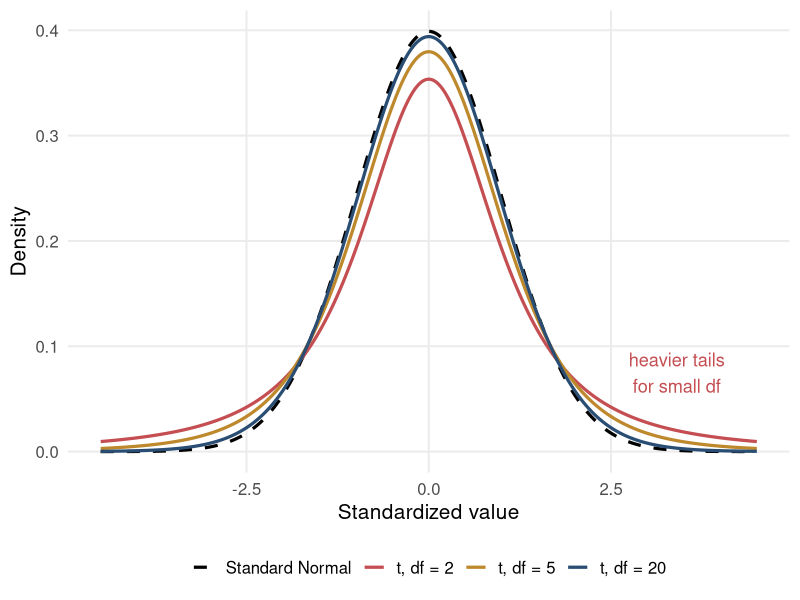
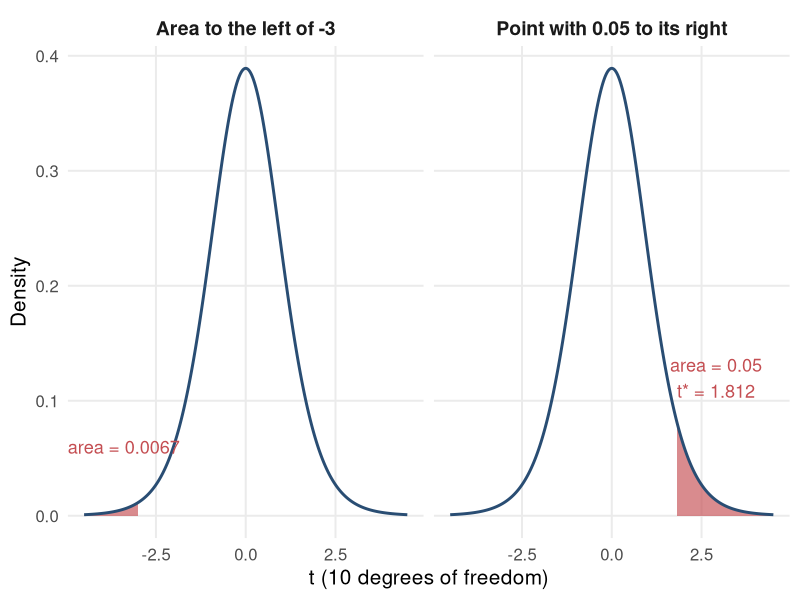
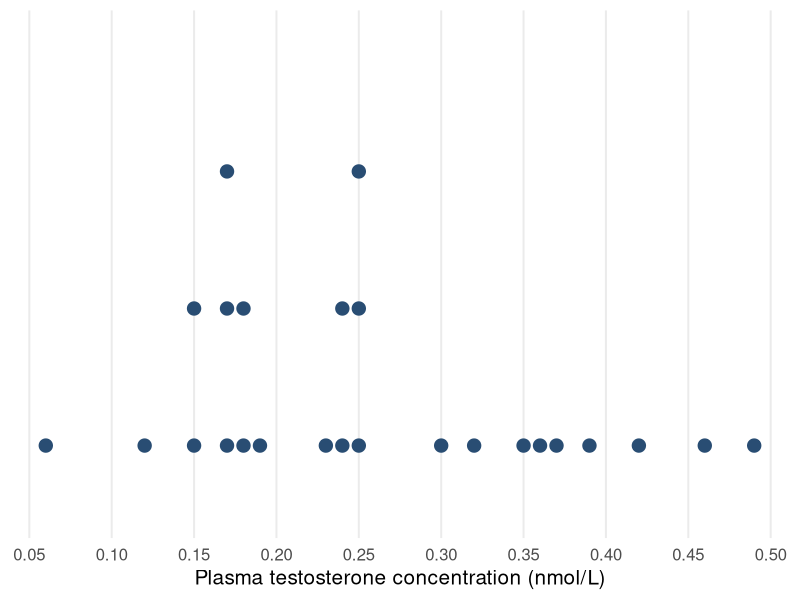
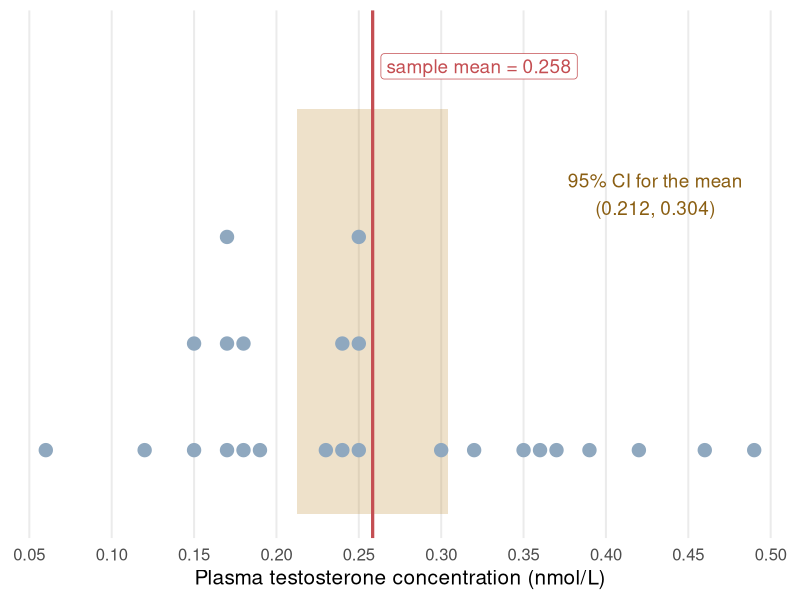
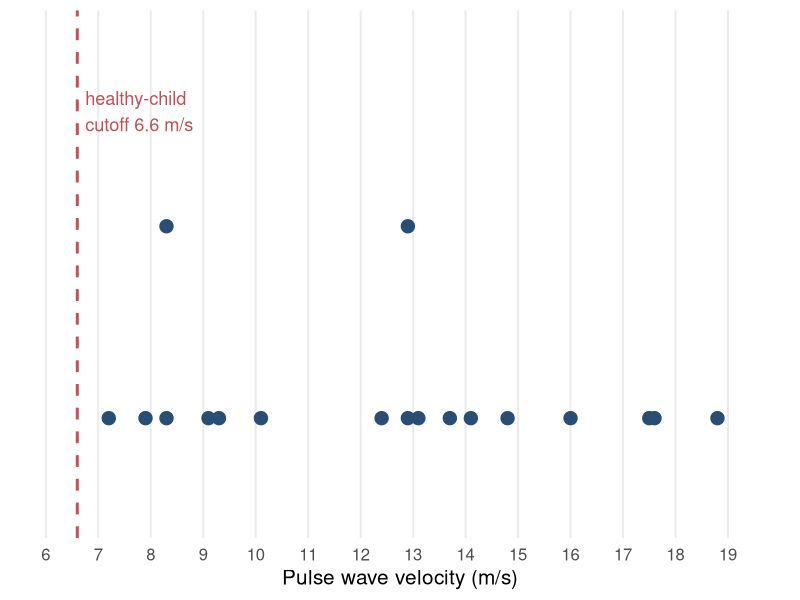
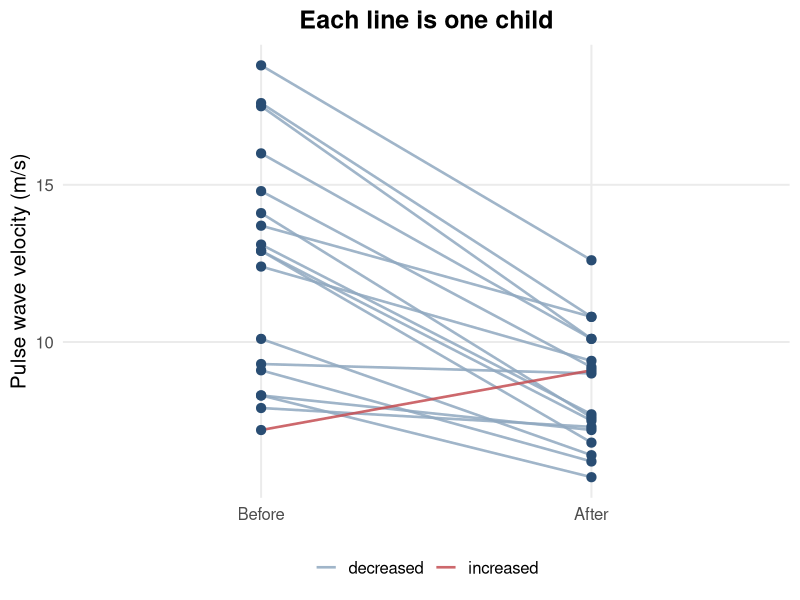
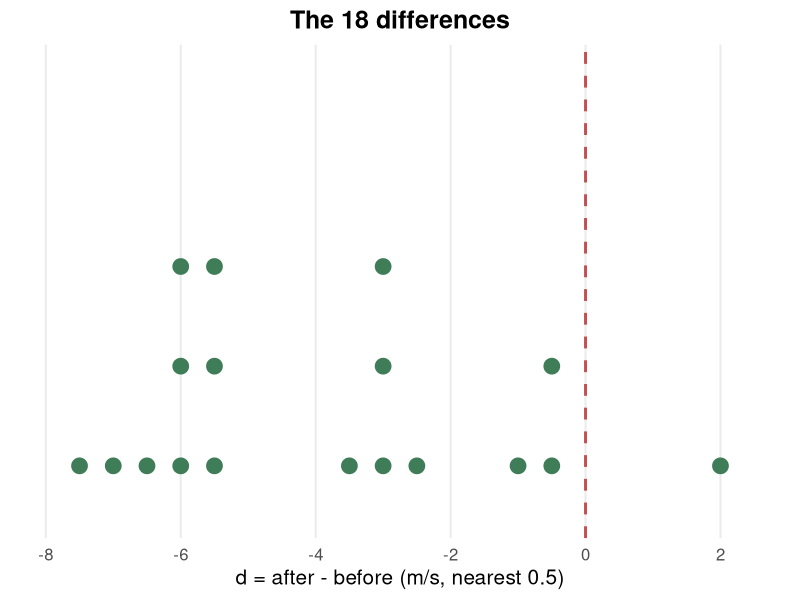
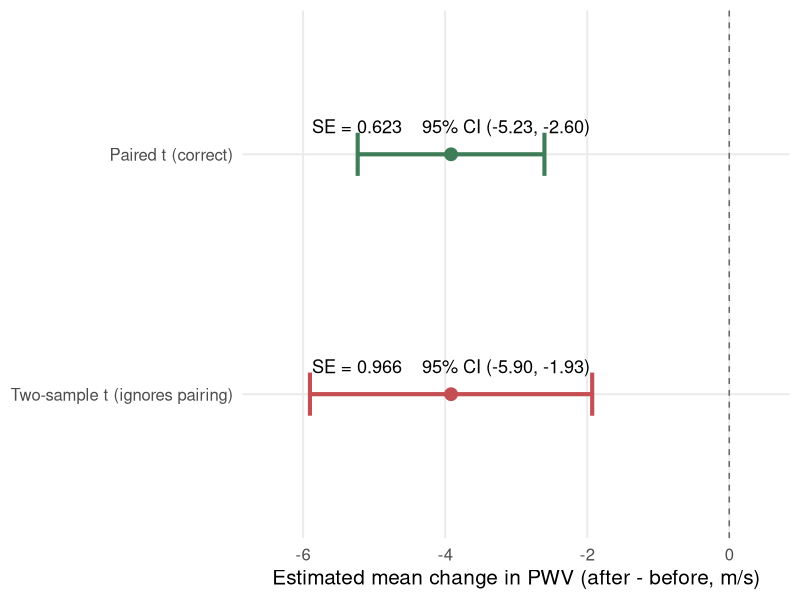

Write R code to recreate these figures, in order. (Note: this script raises an error after producing the figures.)
## ---- chunk 1
knitr::opts_chunk$set(
  echo = TRUE,
  warning = FALSE,
  message = FALSE,
  error = FALSE,
  fig.align = "center",
  out.width = "92%"
)

if (!requireNamespace("ggplot2", quietly = TRUE)) {
  stop("The ggplot2 package must be installed before this chapter is knitted.")
}

suppressPackageStartupMessages({
  library(ggplot2)
})

# -------------------------------------------------------------
# All figures are created here with ggsave() and saved as
# slide_ch17_*.png. The same files are used by Chapter17_Slides.tex,
# so knit this document before compiling the slides.
# -------------------------------------------------------------

course_blue  <- "#294D73"
course_red   <- "#C44E52"
course_green <- "#3F7D58"
course_gold  <- "#BE892D"
course_grey  <- "#8FA8BF"

slide_theme <- theme_minimal(base_size = 15) +
  theme(
    plot.title = element_text(face = "bold", hjust = 0.5),
    plot.subtitle = element_text(hjust = 0.5, colour = "#444444"),
    panel.grid.minor = element_blank(),
    plot.background = element_rect(fill = "white", colour = NA),
    legend.position = "bottom"
  )

save_plot <- function(name, plot, width = 10, height = 5) {
  ggsave(name, plot, width = width, height = height, dpi = 300, bg = "white")
}

# Stacked dot plot positions: tied values stack upward
stack_y <- function(x) ave(seq_along(x), x, FUN = seq_along)

# ---- Data ---------------------------------------------------
testosterone <- c(0.30, 0.24, 0.19, 0.17, 0.18, 0.23, 0.24, 0.06, 0.15,
                  0.17, 0.18, 0.17, 0.15, 0.12, 0.25, 0.25, 0.25, 0.32,
                  0.35, 0.37, 0.39, 0.46, 0.49, 0.42, 0.36)
pwv <- c(18.8, 17.6, 17.5, 16.0, 14.8, 14.1, 13.7, 13.1, 12.9,
         12.9, 12.4, 10.1, 9.3, 9.1, 8.3, 8.3, 7.9, 7.2)
before <- c(18.8, 17.6, 17.5, 16.0, 14.8, 14.1, 13.7, 13.1, 12.9,
            12.9, 12.4, 10.1, 9.3, 9.1, 8.3, 7.9, 8.3, 7.2)
after  <- c(12.6, 10.8, 10.1, 10.1, 9.2, 7.6, 10.8, 7.7, 6.8,
            7.5, 9.4, 6.4, 9.0, 6.2, 7.2, 7.3, 5.7, 9.1)
difference <- after - before

# ---- 1. t family vs Standard Normal -------------------------
grid <- seq(-4.5, 4.5, length.out = 1200)
dens <- rbind(
  data.frame(x = grid, y = dnorm(grid),       dist = "Standard Normal"),
  data.frame(x = grid, y = dt(grid, df = 2),  dist = "t, df = 2"),
  data.frame(x = grid, y = dt(grid, df = 5),  dist = "t, df = 5"),
  data.frame(x = grid, y = dt(grid, df = 20), dist = "t, df = 20")
)
dens$dist <- factor(dens$dist, levels = unique(dens$dist))
p1 <- ggplot(dens, aes(x, y, colour = dist, linetype = dist)) +
  geom_line(linewidth = 1.1) +
  scale_colour_manual(values = c("black", course_red, course_gold, course_blue)) +
  scale_linetype_manual(values = c("dashed", "solid", "solid", "solid")) +
  annotate("text", x = 3.4, y = 0.075, label = "heavier tails\nfor small df",
           colour = course_red, size = 4.6) +
  labs(x = "Standardized value", y = "Density", colour = NULL, linetype = NULL) +
  slide_theme
save_plot("slide_ch17_t_distributions.png", p1, height = 4.8)

# ---- 2. Example 17.1 areas under t(10) ----------------------
g <- seq(-4.5, 4.5, length.out = 900)
areas <- rbind(
  data.frame(x = g, y = dt(g, 10), panel = "Area to the left of -3",
             shade = g <= -3),
  data.frame(x = g, y = dt(g, 10), panel = "Point with 0.05 to its right",
             shade = g >= qt(0.95, 10))
)
areas$panel <- factor(areas$panel, levels = unique(areas$panel))
labs_df <- data.frame(
  panel = factor(levels(areas$panel), levels = levels(areas$panel)),
  x = c(-3.4, 2.9), y = c(0.06, 0.12),
  lab = c("area = 0.0067", "area = 0.05\nt* = 1.812")
)
p2 <- ggplot(areas, aes(x, y)) +
  geom_area(data = subset(areas, shade), fill = course_red, alpha = 0.65) +
  geom_line(linewidth = 1, colour = course_blue) +
  geom_text(data = labs_df, aes(label = lab), size = 4.6, colour = course_red) +
  facet_wrap(~ panel) +
  labs(x = "t (10 degrees of freedom)", y = "Density") +
  slide_theme +
  theme(strip.text = element_text(face = "bold", size = 14))
save_plot("slide_ch17_t_areas.png", p2, height = 4.2)

# ---- 3. Testosterone dot plot -------------------------------
dt_df <- data.frame(x = testosterone, y = stack_y(testosterone))
p3 <- ggplot(dt_df, aes(x, y)) +
  geom_point(size = 4.2, colour = course_blue) +
  scale_y_continuous(NULL, breaks = NULL, limits = c(0.5, 4)) +
  scale_x_continuous(breaks = seq(0.05, 0.50, 0.05)) +
  labs(x = "Plasma testosterone concentration (nmol/L)") +
  slide_theme
save_plot("slide_ch17_testosterone_dotplot.png", p3, height = 3.4)

# ---- 4. Testosterone 95% CI ---------------------------------
ci <- t.test(testosterone)$conf.int
p4 <- ggplot(dt_df, aes(x, y)) +
  annotate("rect", xmin = ci[1], xmax = ci[2], ymin = 0.4, ymax = 4.2,
           fill = course_gold, alpha = 0.25) +
  geom_point(size = 4.2, colour = course_grey) +
  geom_vline(xintercept = mean(testosterone), colour = course_red,
             linewidth = 1.1) +
  annotate("label", x = mean(testosterone) + 0.005, y = 4.6, hjust = 0,
           label = "sample mean = 0.258", colour = course_red, size = 4.8,
           fill = "white", linewidth = 0) +
  annotate("text", x = 0.43, y = 3.4,
           label = "95% CI for the mean\n(0.212, 0.304)",
           colour = "#8A5E12", size = 4.8) +
  scale_y_continuous(NULL, breaks = NULL, limits = c(0.4, 4.9)) +
  scale_x_continuous(breaks = seq(0.05, 0.50, 0.05)) +
  labs(x = "Plasma testosterone concentration (nmol/L)") +
  slide_theme
save_plot("slide_ch17_testosterone_ci.png", p4, height = 3.6)

# ---- 5. PWV dot plot with reference value -------------------
dp <- data.frame(x = pwv, y = stack_y(pwv))
p5 <- ggplot(dp, aes(x, y)) +
  geom_vline(xintercept = 6.6, linetype = "dashed", colour = course_red,
             linewidth = 1) +
  annotate("text", x = 6.75, y = 2.6, label = "healthy-child\ncutoff 6.6 m/s",
           hjust = 0, colour = course_red, size = 4.6) +
  geom_point(size = 4.2, colour = course_blue) +
  scale_y_continuous(NULL, breaks = NULL, limits = c(0.5, 3)) +
  scale_x_continuous(limits = c(6, 19.5), breaks = seq(6, 19, 1)) +
  labs(x = "Pulse wave velocity (m/s)") +
  slide_theme
save_plot("slide_ch17_pwv_dotplot.png", p5, height = 3.4)

# ---- 6. Paired measurements (one line per child) ------------
long <- data.frame(
  child = rep(seq_along(before), 2),
  time = factor(rep(c("Before", "After"), each = length(before)),
                levels = c("Before", "After")),
  pwv = c(before, after)
)
long$went_up <- rep(after > before, 2)
p6 <- ggplot(long, aes(time, pwv, group = child)) +
  geom_line(aes(colour = went_up), linewidth = 0.9, alpha = 0.85) +
  geom_point(size = 2.8, colour = course_blue) +
  scale_colour_manual(values = c(`FALSE` = course_grey, `TRUE` = course_red),
                      labels = c("decreased", "increased")) +
  labs(x = NULL, y = "Pulse wave velocity (m/s)", colour = NULL,
       title = "Each line is one child") +
  slide_theme
save_plot("slide_ch17_before_after.png", p6, width = 5.6, height = 5)

# ---- 7. Paired differences ----------------------------------
# bin to the nearest 0.5 m/s so nearby values stack instead of overlapping
d_bin <- round(difference * 2) / 2
dd <- data.frame(x = d_bin, y = stack_y(d_bin))
p7 <- ggplot(dd, aes(x, y)) +
  geom_vline(xintercept = 0, linetype = "dashed", colour = course_red,
             linewidth = 1) +
  geom_point(size = 5, colour = course_green) +
  scale_y_continuous(NULL, breaks = NULL, limits = c(0.5, 5)) +
  scale_x_continuous(limits = c(-8, 2.5), breaks = seq(-8, 2, 2)) +
  labs(x = "d = after - before (m/s, nearest 0.5)", title = "The 18 differences") +
  slide_theme
save_plot("slide_ch17_differences.png", p7, width = 5.6, height = 5)

# ---- 8. Paired vs (incorrect) independent analysis ----------
paired_ci <- t.test(after, before, paired = TRUE)$conf.int
welch_ci  <- t.test(after, before)$conf.int
cmp <- data.frame(
  method = factor(c("Paired t (correct)", "Two-sample t (ignores pairing)"),
                  levels = c("Two-sample t (ignores pairing)", "Paired t (correct)")),
  est = mean(difference),
  lo = c(paired_ci[1], welch_ci[1]),
  hi = c(paired_ci[2], welch_ci[2]),
  se = c(sd(difference) / sqrt(18), sqrt(var(after) / 18 + var(before) / 18))
)
cmp$lab <- sprintf("SE = %.3f    95%% CI (%.2f, %.2f)", cmp$se, cmp$lo, cmp$hi)
p8 <- ggplot(cmp, aes(y = method, x = est)) +
  geom_vline(xintercept = 0, linetype = "dashed", colour = "grey40") +
  geom_errorbar(aes(xmin = lo, xmax = hi, colour = method),
                orientation = "y", width = 0.18, linewidth = 1.4) +
  geom_point(size = 4, aes(colour = method)) +
  geom_text(aes(label = lab), vjust = -1.5, size = 4.6) +
  scale_colour_manual(values = c(course_red, course_green), guide = "none") +
  scale_x_continuous(limits = c(-6.5, 0.5)) +
  labs(x = "Estimated mean change in PWV (after - before, m/s)", y = NULL) +
  slide_theme
save_plot("slide_ch17_paired_vs_independent.png", p8, height = 3.6)

# ---- 9. Robustness: three illustrative shapes ---------------
set.seed(1210)
rob <- rbind(
  data.frame(value = c(3.4, 3.7, 3.9, 4.0, 4.1, 4.2, 4.3, 4.5, 4.6, 4.8, 11.7),
             sample = "n = 11: one outlier"),
  data.frame(value = c(5.2, 5.5, 5.7, 5.8, 5.9, 6.0, 6.1, 6.2, 6.4, 6.5,
                       6.7, 6.9, 7.2, 7.6, 8.1),
             sample = "n = 15: mild right skew"),
  data.frame(value = rgamma(120, shape = 2.2, scale = 1.2),
             sample = "n = 120: strong right skew")
)
rob$sample <- factor(rob$sample, levels = unique(rob$sample))
verdict <- data.frame(
  sample = factor(levels(rob$sample), levels = levels(rob$sample)),
  lab = c("t not reliable", "t reasonable", "t reasonable"),
  col = c("bad", "ok", "ok")
)
p9 <- ggplot(rob, aes(value)) +
  geom_histogram(bins = 14, fill = course_grey, colour = "white") +
  geom_label(data = verdict, aes(x = Inf, y = Inf, label = lab, fill = col),
             hjust = 1.05, vjust = 1.2, colour = "white", size = 4.6,
             fontface = "bold", linewidth = 0) +
  scale_fill_manual(values = c(bad = course_red, ok = course_green),
                    guide = "none") +
  facet_wrap(~ sample, scales = "free", nrow = 1) +
  labs(x = "Observed value", y = "Frequency") +
  slide_theme +
  theme(strip.text = element_text(face = "bold", size = 14))
save_plot("slide_ch17_robustness.png", p9, width = 11, height = 4.2)
## ---- chunk 2
knitr::include_graphics("slide_ch17_t_distributions.png")
## ---- chunk 3
knitr::include_graphics("slide_ch17_t_areas.png")
## ---- chunk 4
pt(q = -3, df = 10)
## ---- chunk 5
qt(p = 0.95, df = 10)
## ---- chunk 6
qt(0.975, df = c(4, 9, 19, 49, 199))
## ---- chunk 7
knitr::include_graphics("slide_ch17_testosterone_dotplot.png")
## ---- chunk 8
knitr::include_graphics("slide_ch17_testosterone_ci.png")
## ---- chunk 9
n_testosterone <- length(testosterone)
xbar_testosterone <- mean(testosterone)
s_testosterone <- sd(testosterone)
df_testosterone <- n_testosterone - 1

se_testosterone <- s_testosterone / sqrt(n_testosterone)
t_star_testosterone <- qt(p = 0.975, df = df_testosterone)
margin_testosterone <- t_star_testosterone * se_testosterone

c(
  mean = xbar_testosterone,
  standard_deviation = s_testosterone,
  standard_error = se_testosterone,
  critical_value = t_star_testosterone,
  margin_of_error = margin_testosterone,
  lower = xbar_testosterone - margin_testosterone,
  upper = xbar_testosterone + margin_testosterone
)
## ---- chunk 10
testosterone_result <- t.test(
  x = testosterone,
  conf.level = 0.95
)

testosterone_result$estimate
testosterone_result$conf.int
## ---- chunk 11
knitr::include_graphics("slide_ch17_pwv_dotplot.png")
## ---- chunk 12
pt(q = 6.816273, df = 17, lower.tail = FALSE)
## ---- chunk 13
mu_null_pwv <- 6.6
n_pwv <- length(pwv)
xbar_pwv <- mean(pwv)
s_pwv <- sd(pwv)
se_pwv <- s_pwv / sqrt(n_pwv)
df_pwv <- n_pwv - 1

t_pwv <- (xbar_pwv - mu_null_pwv) / se_pwv
p_pwv_upper <- pt(q = t_pwv, df = df_pwv, lower.tail = FALSE)

c(
  mean = xbar_pwv,
  standard_deviation = s_pwv,
  standard_error = se_pwv,
  t_statistic = t_pwv,
  degrees_of_freedom = df_pwv,
  p_value = p_pwv_upper
)
## ---- chunk 14
t.test(
  x = pwv,
  mu = 6.6,
  alternative = "greater"
)
## ---- chunk 15
t.test(
  x = pwv,
  conf.level = 0.95
)$conf.int
## ---- chunk 16
knitr::include_graphics(c("slide_ch17_before_after.png", "slide_ch17_differences.png"))
## ---- chunk 17
n_difference <- length(difference)
mean_difference <- mean(difference)
sd_difference <- sd(difference)
se_difference <- sd_difference / sqrt(n_difference)

t_difference <- mean_difference / se_difference
p_difference <- pt(q = t_difference, df = n_difference - 1)

c(
  mean_difference = mean_difference,
  standard_deviation = sd_difference,
  standard_error = se_difference,
  t_statistic = t_difference,
  p_value = p_difference
)
## ---- chunk 18
t.test(
  x = after,
  y = before,
  paired = TRUE,
  alternative = "less"
)
## ---- chunk 19
t.test(
  x = difference,
  mu = 0,
  alternative = "less"
)
## ---- chunk 20
t.test(
  x = after,
  y = before,
  paired = TRUE,
  conf.level = 0.95
)$conf.int
## ---- chunk 21
knitr::include_graphics("slide_ch17_paired_vs_independent.png")
## ---- chunk 22
t.test(after, before, paired = TRUE)$conf.int   # correct: paired
t.test(after, before)$conf.int                  # incorrect: ignores pairing
## ---- chunk 23
knitr::include_graphics("slide_ch17_robustness.png")
